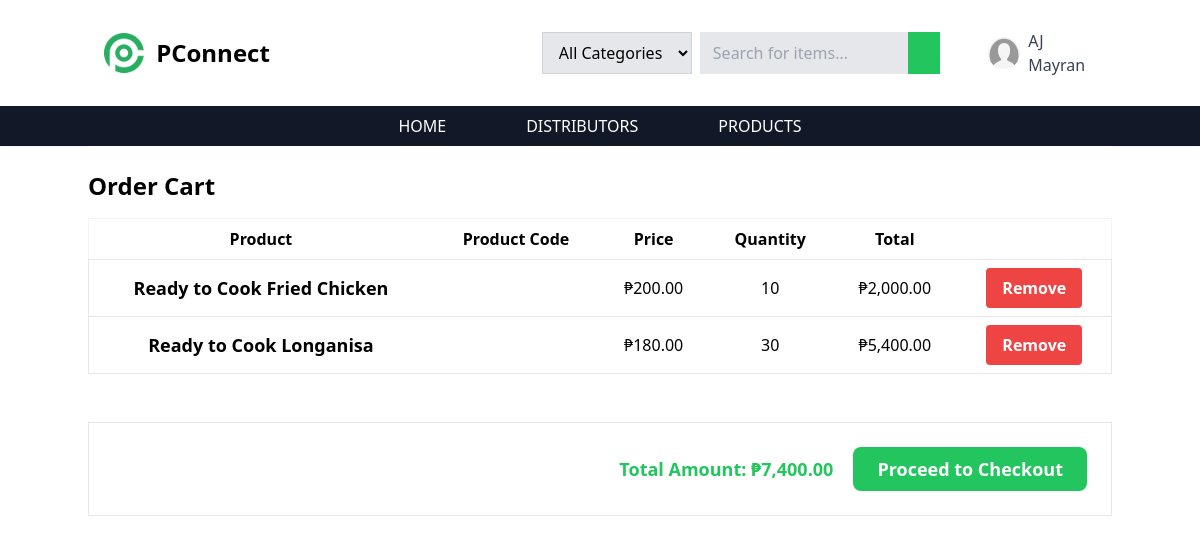
/user/retailer/retailer_cart.php (signed in), run on the app's committed database.
### tables this page shows
CREATE TABLE `cart_items` (
  `id` int(11) NOT NULL,
  `cart_id` int(11) NOT NULL,
  `product_id` int(11) NOT NULL,
  `quantity` int(11) NOT NULL
);

CREATE TABLE `product` (
  `id` int(11) NOT NULL,
  `img` varchar(255) NOT NULL,
  `product_name` varchar(255) NOT NULL,
  `product_code` varchar(255) NOT NULL,
  `product_desc` varchar(255) DEFAULT NULL,
  `category` varchar(255) DEFAULT NULL,
  `price` int(11) DEFAULT NULL,
  `tags` varchar(255) DEFAULT NULL,
  `min_qty` int(11) DEFAULT NULL,
  `distributor_id` int(11) NOT NULL
);

### classes/order.class.php (called while the page is built, shortened)
<?php
require_once __DIR__ . '/../database/connect.php';
class Order
{
    protected $db;
    function __construct()
    {
        $this->db = new Database();
    }
    public function getCartItems($retailer_id)
    {
        $sql = "
            SELECT ci.*, p.product_name, p.product_code, p.price, (ci.quantity * p.price) AS item_total
            FROM cart_items ci
            JOIN order_cart oc ON ci.cart_id = oc.id
            JOIN product p ON ci.product_id = p.id
            WHERE oc.retailer_id = :retailer_id
        ";
        try {
            $query = $this->db->connect()->prepare($sql);
            $query->bindParam(':retailer_id', $retailer_id);
            $data = [];
            $totalAmount = 0;
            if ($query->execute()) {
                $data = $query->fetchAll(PDO::FETCH_ASSOC);
                $totalAmount = array_sum(array_column($data, 'item_total'));
            }
            return ['items' => $data, 'total' => $totalAmount];
        } catch (PDOException $e) {
            error_log('Database error: ' . $e->getMessage());
            return ['items' => [], 'total' => 0];
        }
    }
}

### database/connect.php (called while the page is built)
<?php
class Database{
    private $host = 'localhost';
    private $username = 'root';
    private $password = '';
    private $dbname = 'test-main';
    protected $connection;
    function connect(){
        if($this->connection === null){
            $this->connection = new PDO("mysql:host=$this->host;dbname=$this->dbname", $this->username, $this->password);
        }
        return $this->connection;
    }
}

### user/retailer/retailer_cart.php (the view, shortened to what this page needs)
<?php
require_once '../../classes/order.class.php';
$orderObj = new Order();
$retailer_id = $_SESSION['retailer_id'];
$cartsData = $orderObj->getCartItems($retailer_id);
$cartItems = $cartsData['items'] ?? [];
$totalAmount = $cartsData['total'] ?? 0;
?>
<!DOCTYPE html>
<html lang="en">
<head>
    <script src="https://cdn.tailwindcss.com"></script>
    <link rel="stylesheet" href="../../src/output.css">
    <link rel="stylesheet" href="../../src/user_dash.css">
</head>
<?php require_once '../../includes/retailer_topnav.php'; ?>
<body>
    <section class="container h-screen py-6 mx-auto bg-white">
        <h2 class="mb-4 text-2xl font-bold">Order Cart</h2>
        <table class="w-full table-auto">
            <thead class="border border-gray-100">
                <tr>
                    <th class="px-4 py-2">Product</th>
                    <th class="px-4 py-2">Product Code</th>
                    <th class="px-4 py-2">Price</th>
                    <th class="px-4 py-2">Quantity</th>
                    <th class="px-4 py-2">Total</th>
                    <th class="px-4 py-2"></th>
                </tr>
            </thead>
            <tbody>
                <?php if (!empty($cartItems)): ?>
                    <?php foreach ($cartItems as $cart): ?>
                        <?php
                        $itemTotal = ($cart['price'] ?? 0) * ($cart['quantity'] ?? 0);
                        ?>
                        <tr class="border">
                            <td class="px-4 py-2 text-lg font-bold text-center"><?php echo htmlspecialchars($cart['product_name'] ?? 'N/A'); ?></td>
                            <td class="px-4 py-2 text-lg text-center"><?php echo htmlspecialchars($cart['product_code'] ?? 'N/A'); ?></td>
                            <td class="px-4 py-2 text-center">₱<?php echo htmlspecialchars(number_format($cart['price'] ?? 0, 2)); ?></td>
                            <td class="px-4 py-2 text-center"><?php echo htmlspecialchars($cart['quantity'] ?? 0); ?></td>
                            <td class="px-4 py-2 text-center">₱<?php echo htmlspecialchars(number_format($itemTotal, 2)); ?></td>
                            <td class="px-4 py-2 text-center">
                                <form action="" method="POST" style="display:inline;">
                                    <button type="submit" class="px-4 py-2 font-bold text-white bg-red-500 rounded hover:bg-red-700">Remove</button>
                                </form>
                            </td>
                        </tr>
                    <?php endforeach; ?>
                <?php else: ?>
                    <tr>
                        <td colspan="5" class="px-4 py-2 text-center">This cart is empty.</td>
                    </tr>
                <?php endif; ?>
            </tbody>
        </table>
        <section class="container flex justify-end mx-auto mt-12 bg-white border">
            <div class="flex p-6 text-center">
                <h4 class="m-2 mr-5 text-lg font-semibold text-green-500">Total Amount: ₱<?php echo htmlspecialchars(number_format($totalAmount, 2)); ?></h4>
                <form action="" method="POST" onsubmit="return validateCart()">
                    <button type="submit" name="checkout" class="px-6 py-2 text-lg font-bold text-white bg-green-500 rounded-lg hover:bg-green-600">
                        Proceed to Checkout
                    </button>
                </form>
            </div>
        </section>
    </section>
</body>
</html>

### data on the page
cart_items: product.product_name "Ready to Cook Fried Chicken", product.price "200.00", quantity "10", itemTotal "2,000.00"
cart_items: product.product_name "Ready to Cook Longanisa", product.price "180.00", quantity "30", itemTotal "5,400.00"

### other printed values
$_SESSION['retailer_fname'] "AJ"
$_SESSION['retailer_lname'] "Mayran"
$totalAmount "7,400.00"
